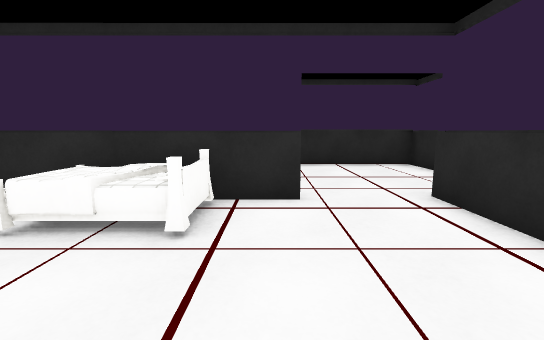
view 1 (above)

24 first-person views from a walk through a 3-D level made in the Unity game engine. The camera is 1.2 m above the floor, tilts 8° down and sees 90° across. The floor is counted in squares, 1 m on a side. Each view is taken from the middle of a square. On the plan, view 1 faces up. The plan holds only what a view shows up to about 13 squares ahead; the rest is blank. The place goes on beyond the plan. The player character is not drawn. Some animated figures are not drawn. Some surface patterns are stand-ins.

view 2
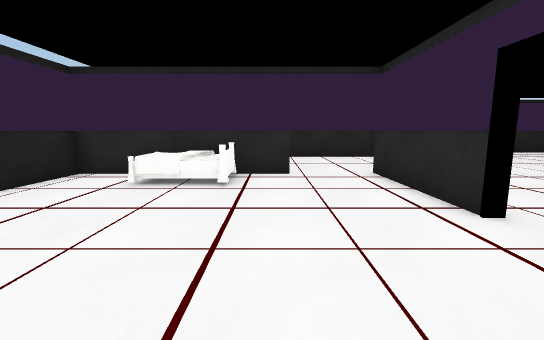

view 3
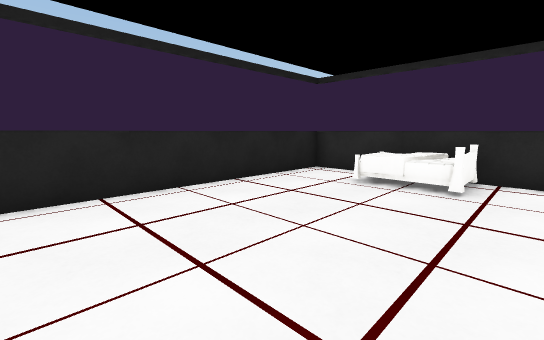

view 4
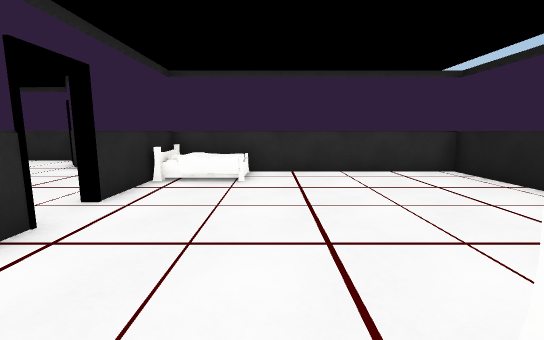

view 5
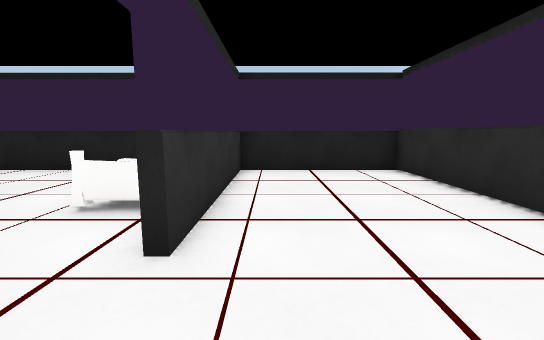

view 6
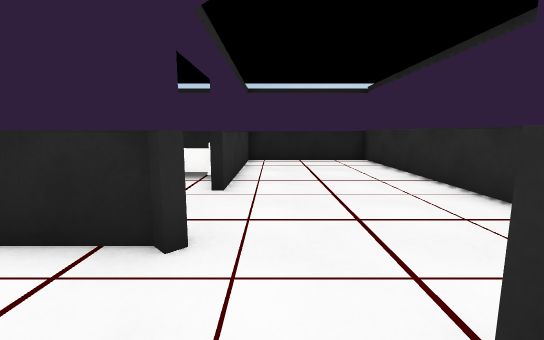

view 7
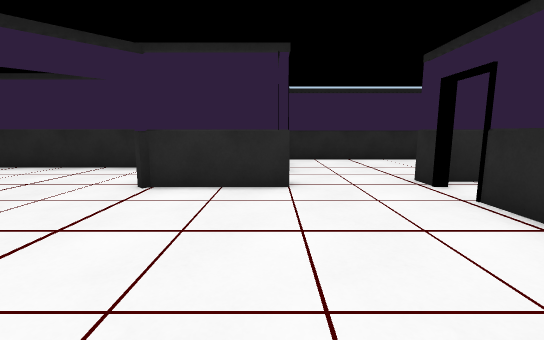

view 8
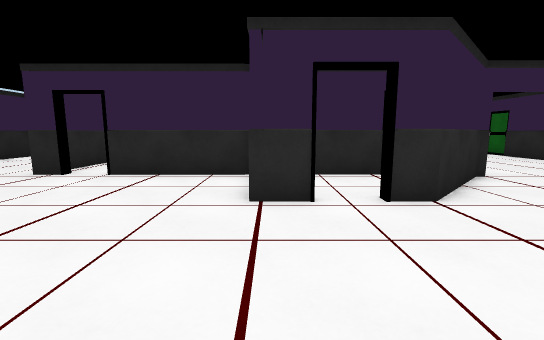

view 9
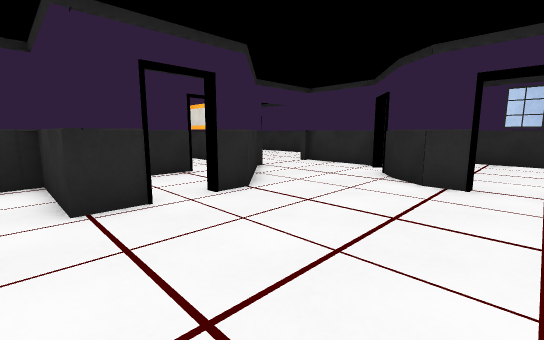

view 10
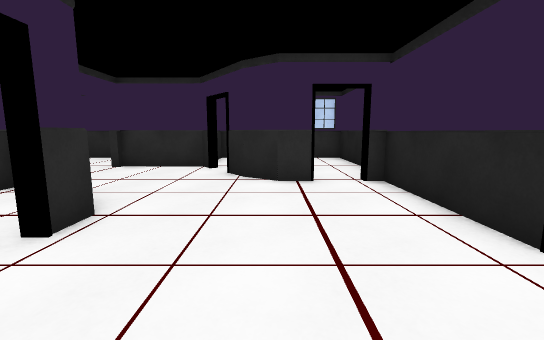

view 11
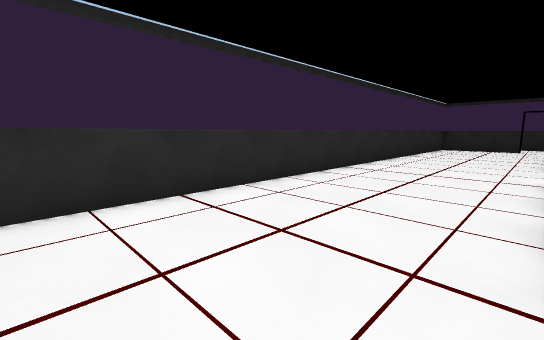

view 12
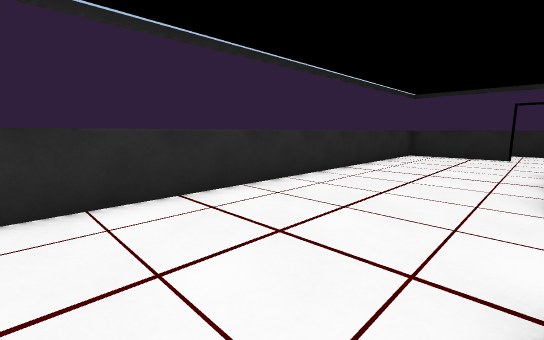

view 13
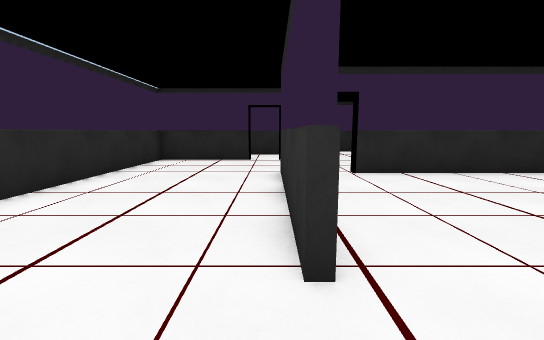

view 14
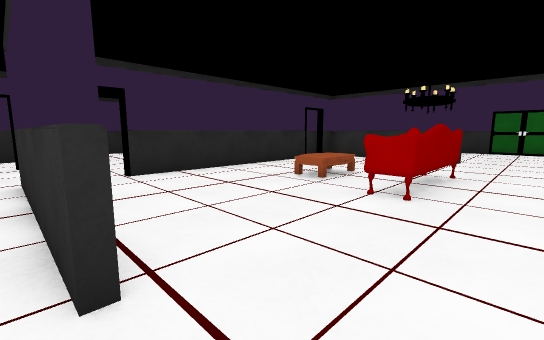

view 15
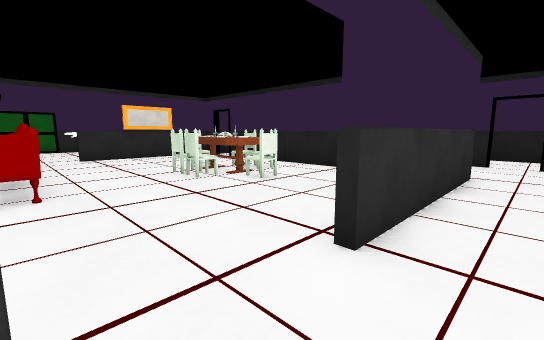

view 16
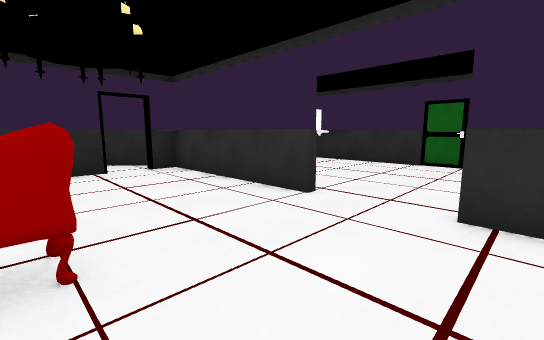

view 17
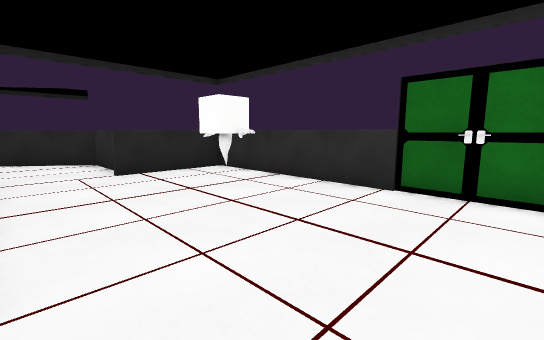

view 18
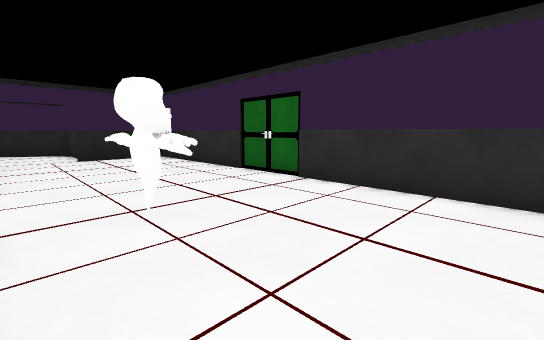

view 19
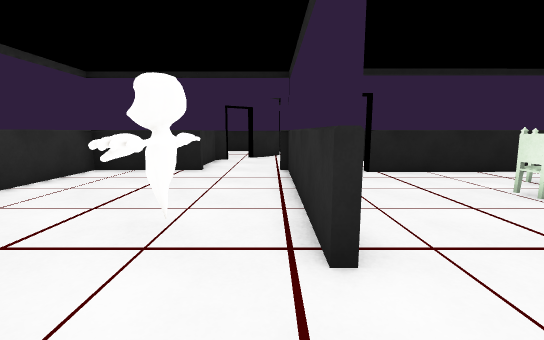

view 20
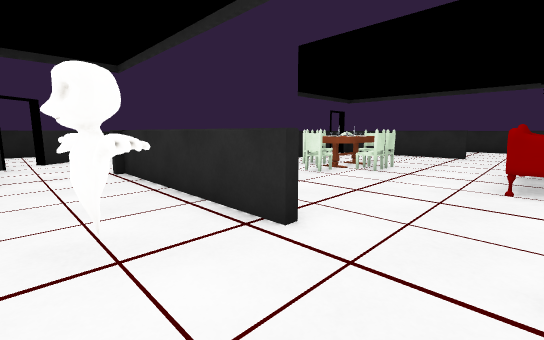

view 21
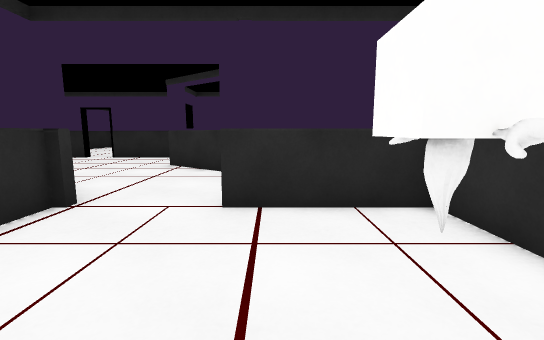

view 22
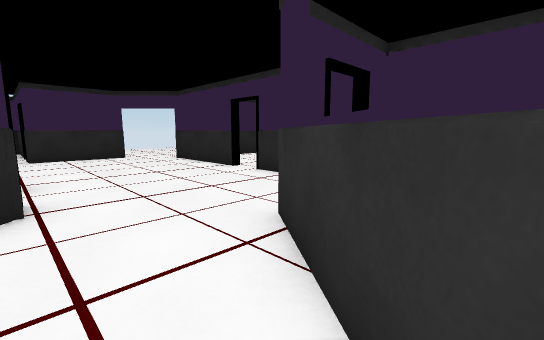

view 23
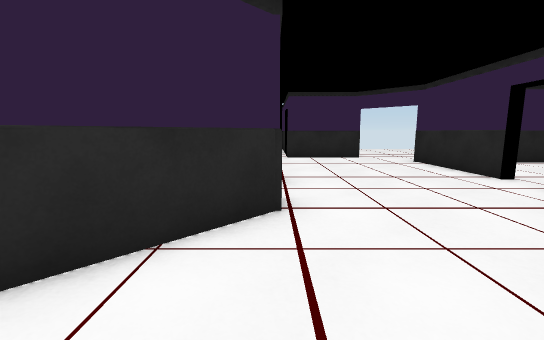

view 24
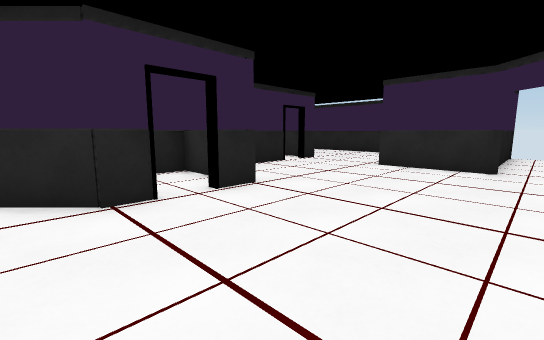

### Floor plan
Points are (right, up) in squares from view 1. A wall is a line through its corners. A room is listed if a view was taken in it or the views show most of it. See-through windows are left out.
Room 1 (views 1, 2, 3, 4)
walls: (3, 0.6) (3, 5.1); (0.6, 4.8) (-5.6, 4.8); (-5.6, 5) (-5.6, -4.2) (3, -4.2) (3, -0.5)
ways out: opening at (1.5, 5) to room 2; opening at (3, 0) to room 3
objects: other object (-1, 3) to (-1, 4); other object (1, -3) to (2, -3)
Room 2 (view 5)
walls: (5.1, 8.4) (5.1, 9.9) (-5.6, 9.9) (-5.6, 5) (0.6, 5)
ways out: opening at (1.5, 5) to room 1; opening at (4, 6.5) to room 3
Room 3 (views 6, 7, 8, 9, 10, 11, 12, 13, 14, 15, 24)
walls: (20, 7.7) (26.2, 7.7) (26.2, 6.9); (11.6, 6.9) (11.6, 7.7) (17.6, 7.7); (26.2, 5.6) (26.2, 3.9); (8.5, 6.8) (5.2, 6.8); (8.4, 7.8) (8.4, 7.3); (29.8, 9) (29.8, 12.8) (8.8, 12.8); (29.1, 1.4) (29.1, 0.1); (8.6, 0.2) (8.6, 1.4) (11.6, 1.4) (11.6, 5.6); (29.1, -1) (29.1, -1.9); (32.9, 6.8) (29.8, 6.8) (29.8, 7.7); (8.6, -1.8) (8.6, -1); (3.2, 4.9) (3.2, 3.1); (34.9, 0.7) (34.9, 4.9); (31.3, -5) (31.9, -4.2); (3.2, -0.6) (3.2, -4.6) (3.7, -4.6); (4.9, -4.6) (5.9, -4.6) (6.7, -5.2); (34.9, -3.8) (34.9, -0.5)
ways out: opening at (3, 0) to room 1; opening at (4, 6.5) to room 2; opening at (8, -3.5) to room 4; opening at (12, 6) to room 4; opening at (18.5, 7) to room 4; opening at (26, 6) to room 4; opening at (30, -4) to room 4; opening at (4, -5) to room 5; gap at (29, -0.5) to room 6; opening at (9, 0) to room 7; opening at (8, 8); opening at (30, 8); opening at (33, -4); opening at (34, 6); opening at (35, 0)
Room 4 (views 16, 17, 18, 19, 20, 21, 22, 23)
walls: (20.1, -4.2) (25.9, -4.2); (17.8, -4.5) (11.2, -4.5) (8.6, -1.8); (14, -4.2) (17.8, -4.2); (25.9, -2.3) (25.9, 5.6); (26.4, -4.5) (25.4, -4.5); (26.2, -7.5) (29.5, -7.4) (31.3, -5); (11.5, -7.1) (11.5, -10.6) (26.2, -10.6) (26.2, -7.1); (11.8, 4.1) (11.8, -2.1); (17.6, 7.5) (12.3, 7.5); (29.1, -1.9) (26.9, -4.1); (8, -6.9) (8.4, -7.4) (11.3, -7.5); (6.7, -5.2) (7.3, -5.9)
ways out: opening at (8, -3.5) to room 3; opening at (12, 6) to room 3; opening at (18.5, 7) to room 3; opening at (26, 6) to room 3; opening at (30, -4) to room 3; opening at (26, -3) to room 6; opening at (12, -3) to room 8
objects: other object (14, 0) to (16, 1); other object (15, 3) to (15, 4); other object (16, -6) to (18, -6); other object (20, 0) to (20, 3); other object (24, -10) to (25, -9)
Room 5 (no view inside)
walls: (8.4, -10.6) (8.4, -9.9); (2.8, -5.7) (2.8, -10.6) (5.9, -10.6)
ways out: opening at (4, -5) to room 3
Room 6 (no view inside)
walls: (27.5, 1.1) (26.2, 1.1) (26.2, 0.1); (27, -3.7) (28, -2.6); (25.9, -4.2) (25.9, -3.4)
ways out: gap at (29, -0.5) to room 3; opening at (26, -3) to room 4
Room 7 (no view inside)
walls: (9.6, 1.1) (8.9, 1.1)
ways out: opening at (9, 0) to room 3; opening at (11, -1.5) to room 8
Room 8 (no view inside)
walls: (11.6, -2.3) (11.6, -0.1)
ways out: opening at (12, -3) to room 4; opening at (11, -1.5) to room 7

Where each view was taken, in squares from view 1:
view 1: 0 up, 0 right, facing up
view 2: 3 down, 0 right, facing up
view 3: 3 down, 0 right, facing up-left
view 4: 4 up, 0 right, facing down
view 5: 6 up, 3 right, facing left
view 6: 6 up, 6 right, facing left
view 7: 1 up, 8 right, facing up
view 8: 1 up, 4 right, facing right
view 9: 2 up, 4 right, facing down-right
view 10: 2 up, 6 right, facing down
view 11: 8 up, 9 right, facing up-right
view 12: 8 up, 15 right, facing up-right
view 13: 8 up, 18 right, facing right
view 14: 8 up, 18 right, facing down-right
view 15: 9 up, 20 right, facing down-left
view 16: 0 up, 17 right, facing down-right
view 17: 5 down, 18 right, facing down-right
view 18: 5 down, 13 right, facing down-right
view 19: 5 down, 20 right, facing left
view 20: 7 down, 20 right, facing up-left
view 21: 8 down, 22 right, facing right
view 22: 7 down, 29 right, facing up-right
view 23: 6 down, 29 right, facing up
view 24: 3 down, 34 right, facing up-left
